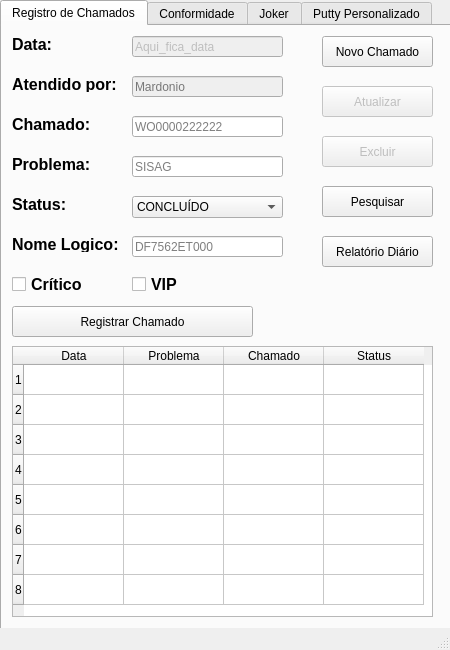
<?xml version="1.0" encoding="UTF-8"?>
<ui version="4.0">
 <class>Tela_principal</class>
 <widget class="QMainWindow" name="Tela_principal">
  <property name="enabled">
   <bool>true</bool>
  </property>
  <property name="geometry">
   <rect>
    <x>0</x>
    <y>0</y>
    <width>450</width>
    <height>650</height>
   </rect>
  </property>
  <property name="maximumSize">
   <size>
    <width>455</width>
    <height>650</height>
   </size>
  </property>
  <property name="windowTitle">
   <string>RECA</string>
  </property>
  <property name="windowIcon">
   <iconset>
    <normaloff>icon.ico</normaloff>icon.ico</iconset>
  </property>
  <widget class="QWidget" name="centralwidget">
   <widget class="QTabWidget" name="Joker">
    <property name="enabled">
     <bool>true</bool>
    </property>
    <property name="geometry">
     <rect>
      <x>0</x>
      <y>0</y>
      <width>650</width>
      <height>691</height>
     </rect>
    </property>
    <property name="maximumSize">
     <size>
      <width>650</width>
      <height>16777215</height>
     </size>
    </property>
    <property name="currentIndex">
     <number>0</number>
    </property>
    <widget class="QWidget" name="registro_chamados">
     <attribute name="title">
      <string>Registro de Chamados</string>
     </attribute>
     <widget class="QLabel" name="label_8">
      <property name="geometry">
       <rect>
        <x>10</x>
        <y>210</y>
        <width>121</width>
        <height>16</height>
       </rect>
      </property>
      <property name="font">
       <font>
        <family>Arial</family>
        <pointsize>12</pointsize>
        <weight>75</weight>
        <bold>true</bold>
       </font>
      </property>
      <property name="text">
       <string>Nome Logico:</string>
      </property>
      <property name="buddy">
       <cstring>input_nomeLogico</cstring>
      </property>
     </widget>
     <widget class="QLabel" name="label_9">
      <property name="geometry">
       <rect>
        <x>10</x>
        <y>10</y>
        <width>81</width>
        <height>16</height>
       </rect>
      </property>
      <property name="font">
       <font>
        <family>Arial</family>
        <pointsize>12</pointsize>
        <weight>75</weight>
        <bold>true</bold>
       </font>
      </property>
      <property name="text">
       <string>Data:</string>
      </property>
      <property name="buddy">
       <cstring>input_data</cstring>
      </property>
     </widget>
     <widget class="QCheckBox" name="check_critico">
      <property name="geometry">
       <rect>
        <x>10</x>
        <y>250</y>
        <width>101</width>
        <height>17</height>
       </rect>
      </property>
      <property name="font">
       <font>
        <pointsize>12</pointsize>
        <weight>75</weight>
        <bold>true</bold>
       </font>
      </property>
      <property name="text">
       <string>Crítico</string>
      </property>
      <property name="checkable">
       <bool>true</bool>
      </property>
      <property name="checked">
       <bool>false</bool>
      </property>
      <property name="tristate">
       <bool>false</bool>
      </property>
     </widget>
     <widget class="QPushButton" name="buttonAtualizar">
      <property name="enabled">
       <bool>false</bool>
      </property>
      <property name="geometry">
       <rect>
        <x>320</x>
        <y>60</y>
        <width>111</width>
        <height>31</height>
       </rect>
      </property>
      <property name="text">
       <string>Atualizar</string>
      </property>
     </widget>
     <widget class="QLineEdit" name="input_atendente">
      <property name="enabled">
       <bool>false</bool>
      </property>
      <property name="geometry">
       <rect>
        <x>130</x>
        <y>50</y>
        <width>151</width>
        <height>21</height>
       </rect>
      </property>
      <property name="placeholderText">
       <string>Mardonio</string>
      </property>
     </widget>
     <widget class="QLabel" name="label_10">
      <property name="geometry">
       <rect>
        <x>10</x>
        <y>50</y>
        <width>121</width>
        <height>16</height>
       </rect>
      </property>
      <property name="font">
       <font>
        <family>Arial</family>
        <pointsize>12</pointsize>
        <weight>75</weight>
        <bold>true</bold>
       </font>
      </property>
      <property name="text">
       <string>Atendido por:</string>
      </property>
      <property name="buddy">
       <cstring>input_atendente</cstring>
      </property>
     </widget>
     <widget class="QLineEdit" name="input_nomeLogico">
      <property name="geometry">
       <rect>
        <x>130</x>
        <y>210</y>
        <width>151</width>
        <height>21</height>
       </rect>
      </property>
      <property name="readOnly">
       <bool>false</bool>
      </property>
      <property name="placeholderText">
       <string>DF7562ET000</string>
      </property>
     </widget>
     <widget class="QLabel" name="label_11">
      <property name="geometry">
       <rect>
        <x>10</x>
        <y>90</y>
        <width>81</width>
        <height>16</height>
       </rect>
      </property>
      <property name="font">
       <font>
        <family>Arial</family>
        <pointsize>12</pointsize>
        <weight>75</weight>
        <bold>true</bold>
       </font>
      </property>
      <property name="text">
       <string>Chamado:</string>
      </property>
      <property name="buddy">
       <cstring>input_chamado</cstring>
      </property>
     </widget>
     <widget class="QLineEdit" name="input_problema_2">
      <property name="geometry">
       <rect>
        <x>130</x>
        <y>130</y>
        <width>151</width>
        <height>21</height>
       </rect>
      </property>
      <property name="text">
       <string/>
      </property>
      <property name="readOnly">
       <bool>false</bool>
      </property>
      <property name="placeholderText">
       <string>SISAG</string>
      </property>
     </widget>
     <widget class="QPushButton" name="buttonPesquisar">
      <property name="enabled">
       <bool>true</bool>
      </property>
      <property name="geometry">
       <rect>
        <x>320</x>
        <y>160</y>
        <width>111</width>
        <height>31</height>
       </rect>
      </property>
      <property name="text">
       <string>Pesquisar</string>
      </property>
     </widget>
     <widget class="QLabel" name="label_12">
      <property name="geometry">
       <rect>
        <x>10</x>
        <y>130</y>
        <width>81</width>
        <height>16</height>
       </rect>
      </property>
      <property name="font">
       <font>
        <family>Arial</family>
        <pointsize>12</pointsize>
        <weight>75</weight>
        <bold>true</bold>
       </font>
      </property>
      <property name="text">
       <string>Problema: </string>
      </property>
      <property name="buddy">
       <cstring>input_problema_2</cstring>
      </property>
     </widget>
     <widget class="QLineEdit" name="input_data">
      <property name="enabled">
       <bool>false</bool>
      </property>
      <property name="geometry">
       <rect>
        <x>130</x>
        <y>10</y>
        <width>151</width>
        <height>21</height>
       </rect>
      </property>
      <property name="text">
       <string>Aqui_fica_data</string>
      </property>
      <property name="placeholderText">
       <string>23/03/2018</string>
      </property>
     </widget>
     <widget class="QLineEdit" name="input_chamado">
      <property name="geometry">
       <rect>
        <x>130</x>
        <y>90</y>
        <width>151</width>
        <height>21</height>
       </rect>
      </property>
      <property name="readOnly">
       <bool>false</bool>
      </property>
      <property name="placeholderText">
       <string>WO0000222222</string>
      </property>
     </widget>
     <widget class="QCheckBox" name="check_vip">
      <property name="geometry">
       <rect>
        <x>130</x>
        <y>250</y>
        <width>70</width>
        <height>17</height>
       </rect>
      </property>
      <property name="font">
       <font>
        <pointsize>12</pointsize>
        <weight>75</weight>
        <bold>true</bold>
       </font>
      </property>
      <property name="text">
       <string>VIP</string>
      </property>
      <property name="checked">
       <bool>false</bool>
      </property>
     </widget>
     <widget class="QPushButton" name="buttonNovoChamado">
      <property name="geometry">
       <rect>
        <x>320</x>
        <y>10</y>
        <width>111</width>
        <height>31</height>
       </rect>
      </property>
      <property name="text">
       <string>Novo Chamado</string>
      </property>
     </widget>
     <widget class="QLabel" name="label_13">
      <property name="geometry">
       <rect>
        <x>10</x>
        <y>170</y>
        <width>81</width>
        <height>16</height>
       </rect>
      </property>
      <property name="font">
       <font>
        <family>Arial</family>
        <pointsize>12</pointsize>
        <weight>75</weight>
        <bold>true</bold>
       </font>
      </property>
      <property name="text">
       <string>Status:</string>
      </property>
      <property name="buddy">
       <cstring>box_status</cstring>
      </property>
     </widget>
     <widget class="QPushButton" name="buttonExcluir">
      <property name="enabled">
       <bool>false</bool>
      </property>
      <property name="geometry">
       <rect>
        <x>320</x>
        <y>110</y>
        <width>111</width>
        <height>31</height>
       </rect>
      </property>
      <property name="text">
       <string>Excluir</string>
      </property>
     </widget>
     <widget class="QComboBox" name="box_status">
      <property name="geometry">
       <rect>
        <x>130</x>
        <y>170</y>
        <width>151</width>
        <height>22</height>
       </rect>
      </property>
      <property name="currentText">
       <string>CONCLUÍDO</string>
      </property>
      <item>
       <property name="text">
        <string>CONCLUÍDO</string>
       </property>
      </item>
      <item>
       <property name="text">
        <string>GITEC</string>
       </property>
      </item>
      <item>
       <property name="text">
        <string>CAIXA</string>
       </property>
      </item>
     </widget>
     <widget class="QPushButton" name="buttonRelatorio_pessoal">
      <property name="geometry">
       <rect>
        <x>320</x>
        <y>210</y>
        <width>111</width>
        <height>31</height>
       </rect>
      </property>
      <property name="text">
       <string>Relatório Diário</string>
      </property>
     </widget>
     <widget class="QPushButton" name="buttonRegistrarChamado">
      <property name="geometry">
       <rect>
        <x>10</x>
        <y>280</y>
        <width>241</width>
        <height>31</height>
       </rect>
      </property>
      <property name="text">
       <string>Registrar Chamado</string>
      </property>
     </widget>
     <widget class="QLineEdit" name="input_id">
      <property name="enabled">
       <bool>false</bool>
      </property>
      <property name="geometry">
       <rect>
        <x>860</x>
        <y>10</y>
        <width>113</width>
        <height>20</height>
       </rect>
      </property>
     </widget>
     <widget class="QLabel" name="label_15">
      <property name="geometry">
       <rect>
        <x>840</x>
        <y>10</y>
        <width>81</width>
        <height>16</height>
       </rect>
      </property>
      <property name="font">
       <font>
        <family>Arial</family>
        <pointsize>12</pointsize>
        <weight>75</weight>
        <bold>true</bold>
       </font>
      </property>
      <property name="text">
       <string>Id:</string>
      </property>
      <property name="buddy">
       <cstring>input_id</cstring>
      </property>
     </widget>
     <widget class="QTableWidget" name="tableWidget">
      <property name="geometry">
       <rect>
        <x>10</x>
        <y>320</y>
        <width>421</width>
        <height>271</height>
       </rect>
      </property>
      <property name="rowCount">
       <number>8</number>
      </property>
      <property name="columnCount">
       <number>4</number>
      </property>
      <row/>
      <row/>
      <row/>
      <row/>
      <row/>
      <row/>
      <row/>
      <row/>
      <column>
       <property name="text">
        <string>Data</string>
       </property>
      </column>
      <column>
       <property name="text">
        <string>Problema</string>
       </property>
      </column>
      <column>
       <property name="text">
        <string>Chamado</string>
       </property>
      </column>
      <column>
       <property name="text">
        <string>Status</string>
       </property>
      </column>
     </widget>
    </widget>
    <widget class="QWidget" name="conformidade">
     <attribute name="title">
      <string>Conformidade</string>
     </attribute>
     <widget class="QLineEdit" name="input_Usuario">
      <property name="geometry">
       <rect>
        <x>180</x>
        <y>160</y>
        <width>151</width>
        <height>21</height>
       </rect>
      </property>
      <property name="placeholderText">
       <string>Fulano</string>
      </property>
     </widget>
     <widget class="QLabel" name="label_2">
      <property name="geometry">
       <rect>
        <x>90</x>
        <y>120</y>
        <width>81</width>
        <height>16</height>
       </rect>
      </property>
      <property name="font">
       <font>
        <family>Arial</family>
        <pointsize>12</pointsize>
        <weight>75</weight>
        <bold>true</bold>
       </font>
      </property>
      <property name="text">
       <string>Matrícula:</string>
      </property>
      <property name="buddy">
       <cstring>input_Matricula</cstring>
      </property>
     </widget>
     <widget class="QLabel" name="label_6">
      <property name="geometry">
       <rect>
        <x>90</x>
        <y>280</y>
        <width>81</width>
        <height>16</height>
       </rect>
      </property>
      <property name="font">
       <font>
        <family>Arial</family>
        <pointsize>12</pointsize>
        <weight>75</weight>
        <bold>true</bold>
       </font>
      </property>
      <property name="text">
       <string>Servidor:</string>
      </property>
      <property name="buddy">
       <cstring>input_Servidor</cstring>
      </property>
     </widget>
     <widget class="QLabel" name="label_7">
      <property name="geometry">
       <rect>
        <x>90</x>
        <y>320</y>
        <width>151</width>
        <height>16</height>
       </rect>
      </property>
      <property name="font">
       <font>
        <family>Arial</family>
        <pointsize>12</pointsize>
        <weight>75</weight>
        <bold>true</bold>
       </font>
      </property>
      <property name="text">
       <string>Mensagem de Erro:</string>
      </property>
     </widget>
     <widget class="QLabel" name="label_3">
      <property name="geometry">
       <rect>
        <x>90</x>
        <y>160</y>
        <width>81</width>
        <height>16</height>
       </rect>
      </property>
      <property name="font">
       <font>
        <family>Arial</family>
        <pointsize>12</pointsize>
        <weight>75</weight>
        <bold>true</bold>
       </font>
      </property>
      <property name="text">
       <string>Usuário:</string>
      </property>
      <property name="buddy">
       <cstring>input_Usuario</cstring>
      </property>
     </widget>
     <widget class="QLineEdit" name="input_Matricula">
      <property name="geometry">
       <rect>
        <x>180</x>
        <y>120</y>
        <width>151</width>
        <height>21</height>
       </rect>
      </property>
      <property name="placeholderText">
       <string>Cxxxxxx</string>
      </property>
     </widget>
     <widget class="QPushButton" name="buttonEnviarEmail">
      <property name="geometry">
       <rect>
        <x>90</x>
        <y>470</y>
        <width>241</width>
        <height>31</height>
       </rect>
      </property>
      <property name="text">
       <string>Enviar Email</string>
      </property>
     </widget>
     <widget class="QLabel" name="label">
      <property name="geometry">
       <rect>
        <x>90</x>
        <y>80</y>
        <width>81</width>
        <height>16</height>
       </rect>
      </property>
      <property name="font">
       <font>
        <family>Arial</family>
        <pointsize>12</pointsize>
        <weight>75</weight>
        <bold>true</bold>
       </font>
      </property>
      <property name="text">
       <string>Problema: </string>
      </property>
      <property name="buddy">
       <cstring>input_problema</cstring>
      </property>
     </widget>
     <widget class="QLineEdit" name="input_Unidade">
      <property name="geometry">
       <rect>
        <x>180</x>
        <y>240</y>
        <width>151</width>
        <height>21</height>
       </rect>
      </property>
      <property name="placeholderText">
       <string>Agencia Planalto, 0002</string>
      </property>
     </widget>
     <widget class="QLineEdit" name="input_problema">
      <property name="geometry">
       <rect>
        <x>180</x>
        <y>80</y>
        <width>151</width>
        <height>21</height>
       </rect>
      </property>
      <property name="placeholderText">
       <string>ERRO 32</string>
      </property>
     </widget>
     <widget class="QLineEdit" name="input_Servidor">
      <property name="geometry">
       <rect>
        <x>180</x>
        <y>280</y>
        <width>151</width>
        <height>21</height>
       </rect>
      </property>
      <property name="text">
       <string/>
      </property>
      <property name="placeholderText">
       <string>DF0002NT002</string>
      </property>
     </widget>
     <widget class="QLabel" name="label_4">
      <property name="geometry">
       <rect>
        <x>90</x>
        <y>200</y>
        <width>81</width>
        <height>16</height>
       </rect>
      </property>
      <property name="font">
       <font>
        <family>Arial</family>
        <pointsize>12</pointsize>
        <weight>75</weight>
        <bold>true</bold>
       </font>
      </property>
      <property name="text">
       <string>Chamado:</string>
      </property>
      <property name="buddy">
       <cstring>input_Chamado</cstring>
      </property>
     </widget>
     <widget class="QLabel" name="label_5">
      <property name="geometry">
       <rect>
        <x>90</x>
        <y>240</y>
        <width>81</width>
        <height>16</height>
       </rect>
      </property>
      <property name="font">
       <font>
        <family>Arial</family>
        <pointsize>12</pointsize>
        <weight>75</weight>
        <bold>true</bold>
       </font>
      </property>
      <property name="text">
       <string>Unidade:</string>
      </property>
      <property name="buddy">
       <cstring>input_Unidade</cstring>
      </property>
     </widget>
     <widget class="QLineEdit" name="input_Chamado">
      <property name="geometry">
       <rect>
        <x>180</x>
        <y>200</y>
        <width>151</width>
        <height>21</height>
       </rect>
      </property>
      <property name="text">
       <string/>
      </property>
      <property name="placeholderText">
       <string>WO00000055525</string>
      </property>
     </widget>
     <widget class="QPlainTextEdit" name="input_Mensagem_de_erro">
      <property name="geometry">
       <rect>
        <x>90</x>
        <y>350</y>
        <width>241</width>
        <height>111</height>
       </rect>
      </property>
      <property name="placeholderText">
       <string>Erro invoking Method, failed.</string>
      </property>
     </widget>
     <widget class="Line" name="line">
      <property name="geometry">
       <rect>
        <x>40</x>
        <y>60</y>
        <width>20</width>
        <height>471</height>
       </rect>
      </property>
      <property name="orientation">
       <enum>Qt::Vertical</enum>
      </property>
     </widget>
     <widget class="Line" name="line_2">
      <property name="geometry">
       <rect>
        <x>360</x>
        <y>60</y>
        <width>20</width>
        <height>471</height>
       </rect>
      </property>
      <property name="orientation">
       <enum>Qt::Vertical</enum>
      </property>
     </widget>
     <widget class="Line" name="line_3">
      <property name="geometry">
       <rect>
        <x>50</x>
        <y>520</y>
        <width>321</width>
        <height>20</height>
       </rect>
      </property>
      <property name="orientation">
       <enum>Qt::Horizontal</enum>
      </property>
     </widget>
     <widget class="Line" name="line_4">
      <property name="geometry">
       <rect>
        <x>50</x>
        <y>50</y>
        <width>321</width>
        <height>20</height>
       </rect>
      </property>
      <property name="font">
       <font>
        <pointsize>20</pointsize>
        <weight>75</weight>
        <bold>true</bold>
       </font>
      </property>
      <property name="orientation">
       <enum>Qt::Horizontal</enum>
      </property>
     </widget>
    </widget>
    <widget class="QWidget" name="joker">
     <property name="enabled">
      <bool>true</bool>
     </property>
     <attribute name="title">
      <string>Joker</string>
     </attribute>
     <widget class="QGroupBox" name="groupBox_2">
      <property name="geometry">
       <rect>
        <x>90</x>
        <y>120</y>
        <width>241</width>
        <height>291</height>
       </rect>
      </property>
      <property name="title">
       <string>CMD</string>
      </property>
      <widget class="QLabel" name="label_18">
       <property name="geometry">
        <rect>
         <x>20</x>
         <y>90</y>
         <width>101</width>
         <height>16</height>
        </rect>
       </property>
       <property name="font">
        <font>
         <pointsize>10</pointsize>
         <weight>75</weight>
         <bold>true</bold>
        </font>
       </property>
       <property name="text">
        <string>Nome Lógico:</string>
       </property>
      </widget>
      <widget class="QPushButton" name="buttonReiniciar">
       <property name="enabled">
        <bool>true</bool>
       </property>
       <property name="geometry">
        <rect>
         <x>20</x>
         <y>130</y>
         <width>91</width>
         <height>23</height>
        </rect>
       </property>
       <property name="text">
        <string>Reiniciar Estacao</string>
       </property>
      </widget>
      <widget class="QLabel" name="labelStatus">
       <property name="geometry">
        <rect>
         <x>20</x>
         <y>250</y>
         <width>211</width>
         <height>16</height>
        </rect>
       </property>
       <property name="text">
        <string>status...</string>
       </property>
      </widget>
      <widget class="QPushButton" name="buttonSerialNumber">
       <property name="geometry">
        <rect>
         <x>130</x>
         <y>170</y>
         <width>91</width>
         <height>23</height>
        </rect>
       </property>
       <property name="text">
        <string>Serial Number</string>
       </property>
      </widget>
      <widget class="QLineEdit" name="inputUsuario">
       <property name="geometry">
        <rect>
         <x>110</x>
         <y>30</y>
         <width>111</width>
         <height>20</height>
        </rect>
       </property>
       <property name="inputMethodHints">
        <set>Qt::ImhNone</set>
       </property>
       <property name="placeholderText">
        <string>Axxxxx</string>
       </property>
      </widget>
      <widget class="QPushButton" name="buttonCopiaSisag">
       <property name="enabled">
        <bool>true</bool>
       </property>
       <property name="geometry">
        <rect>
         <x>130</x>
         <y>130</y>
         <width>91</width>
         <height>23</height>
        </rect>
       </property>
       <property name="text">
        <string>Copia SISAG EO</string>
       </property>
      </widget>
      <widget class="QLineEdit" name="inputNomeLogico">
       <property name="geometry">
        <rect>
         <x>110</x>
         <y>90</y>
         <width>111</width>
         <height>20</height>
        </rect>
       </property>
       <property name="placeholderText">
        <string>DF7562ET000</string>
       </property>
      </widget>
      <widget class="QLabel" name="label_19">
       <property name="geometry">
        <rect>
         <x>20</x>
         <y>30</y>
         <width>101</width>
         <height>16</height>
        </rect>
       </property>
       <property name="font">
        <font>
         <pointsize>10</pointsize>
         <weight>75</weight>
         <bold>true</bold>
        </font>
       </property>
       <property name="text">
        <string>Usuário:</string>
       </property>
      </widget>
      <widget class="QLineEdit" name="inputSenha">
       <property name="geometry">
        <rect>
         <x>110</x>
         <y>60</y>
         <width>111</width>
         <height>20</height>
        </rect>
       </property>
       <property name="inputMask">
        <string/>
       </property>
       <property name="text">
        <string/>
       </property>
       <property name="echoMode">
        <enum>QLineEdit::Password</enum>
       </property>
       <property name="placeholderText">
        <string>*******</string>
       </property>
      </widget>
      <widget class="QLabel" name="label_20">
       <property name="geometry">
        <rect>
         <x>20</x>
         <y>60</y>
         <width>101</width>
         <height>16</height>
        </rect>
       </property>
       <property name="font">
        <font>
         <pointsize>10</pointsize>
         <weight>75</weight>
         <bold>true</bold>
        </font>
       </property>
       <property name="text">
        <string>Senha:</string>
       </property>
      </widget>
      <widget class="QPushButton" name="buttonMSTSC">
       <property name="geometry">
        <rect>
         <x>20</x>
         <y>170</y>
         <width>91</width>
         <height>23</height>
        </rect>
       </property>
       <property name="text">
        <string>MSTSC</string>
       </property>
      </widget>
      <widget class="QPushButton" name="buttonProgramas">
       <property name="geometry">
        <rect>
         <x>20</x>
         <y>210</y>
         <width>201</width>
         <height>23</height>
        </rect>
       </property>
       <property name="text">
        <string>Programas</string>
       </property>
      </widget>
     </widget>
    </widget>
    <widget class="QWidget" name="putty_personalizado">
     <property name="enabled">
      <bool>true</bool>
     </property>
     <attribute name="title">
      <string>Putty Personalizado</string>
     </attribute>
     <widget class="QGroupBox" name="groupBox">
      <property name="geometry">
       <rect>
        <x>60</x>
        <y>140</y>
        <width>281</width>
        <height>191</height>
       </rect>
      </property>
      <property name="title">
       <string>Putty</string>
      </property>
      <widget class="QLineEdit" name="senhaPutty">
       <property name="geometry">
        <rect>
         <x>150</x>
         <y>30</y>
         <width>113</width>
         <height>20</height>
        </rect>
       </property>
       <property name="echoMode">
        <enum>QLineEdit::Password</enum>
       </property>
      </widget>
      <widget class="QLineEdit" name="nomeLogicoPutty">
       <property name="geometry">
        <rect>
         <x>150</x>
         <y>60</y>
         <width>113</width>
         <height>20</height>
        </rect>
       </property>
      </widget>
      <widget class="QPushButton" name="buttonConectarEF">
       <property name="geometry">
        <rect>
         <x>20</x>
         <y>100</y>
         <width>111</width>
         <height>23</height>
        </rect>
       </property>
       <property name="text">
        <string>Conectar EF</string>
       </property>
      </widget>
      <widget class="QPushButton" name="buttonConectarEC">
       <property name="geometry">
        <rect>
         <x>154</x>
         <y>100</y>
         <width>111</width>
         <height>23</height>
        </rect>
       </property>
       <property name="text">
        <string>Conectar EC</string>
       </property>
      </widget>
      <widget class="QLabel" name="label_14">
       <property name="geometry">
        <rect>
         <x>20</x>
         <y>30</y>
         <width>121</width>
         <height>16</height>
        </rect>
       </property>
       <property name="font">
        <font>
         <family>Arial</family>
         <pointsize>12</pointsize>
         <weight>75</weight>
         <bold>true</bold>
        </font>
       </property>
       <property name="text">
        <string>Senha padrão:</string>
       </property>
       <property name="buddy">
        <cstring>input_data</cstring>
       </property>
      </widget>
      <widget class="QLabel" name="label_16">
       <property name="geometry">
        <rect>
         <x>20</x>
         <y>60</y>
         <width>121</width>
         <height>16</height>
        </rect>
       </property>
       <property name="font">
        <font>
         <family>Arial</family>
         <pointsize>12</pointsize>
         <weight>75</weight>
         <bold>true</bold>
        </font>
       </property>
       <property name="text">
        <string>Nome lógico:</string>
       </property>
       <property name="buddy">
        <cstring>input_data</cstring>
       </property>
      </widget>
      <widget class="QLabel" name="label_17">
       <property name="geometry">
        <rect>
         <x>20</x>
         <y>150</y>
         <width>151</width>
         <height>16</height>
        </rect>
       </property>
       <property name="text">
        <string>nome_logico</string>
       </property>
      </widget>
     </widget>
    </widget>
   </widget>
  </widget>
  <widget class="QStatusBar" name="statusbar">
   <property name="statusTip">
    <string>Desenvolvido por: Mardonio S Costa - P772920</string>
   </property>
  </widget>
 </widget>
 <tabstops>
  <tabstop>input_chamado</tabstop>
  <tabstop>input_problema_2</tabstop>
  <tabstop>box_status</tabstop>
  <tabstop>input_nomeLogico</tabstop>
  <tabstop>check_critico</tabstop>
  <tabstop>check_vip</tabstop>
  <tabstop>buttonRegistrarChamado</tabstop>
  <tabstop>buttonNovoChamado</tabstop>
  <tabstop>buttonAtualizar</tabstop>
  <tabstop>buttonExcluir</tabstop>
  <tabstop>buttonPesquisar</tabstop>
  <tabstop>buttonRelatorio_pessoal</tabstop>
  <tabstop>tableWidget</tabstop>
  <tabstop>input_problema</tabstop>
  <tabstop>input_Matricula</tabstop>
  <tabstop>input_Usuario</tabstop>
  <tabstop>input_Chamado</tabstop>
  <tabstop>input_Unidade</tabstop>
  <tabstop>input_Servidor</tabstop>
  <tabstop>input_Mensagem_de_erro</tabstop>
  <tabstop>buttonEnviarEmail</tabstop>
  <tabstop>inputUsuario</tabstop>
  <tabstop>inputSenha</tabstop>
  <tabstop>inputNomeLogico</tabstop>
  <tabstop>buttonReiniciar</tabstop>
  <tabstop>buttonCopiaSisag</tabstop>
  <tabstop>buttonMSTSC</tabstop>
  <tabstop>buttonSerialNumber</tabstop>
  <tabstop>senhaPutty</tabstop>
  <tabstop>nomeLogicoPutty</tabstop>
  <tabstop>buttonConectarEF</tabstop>
  <tabstop>buttonConectarEC</tabstop>
  <tabstop>Joker</tabstop>
  <tabstop>input_atendente</tabstop>
  <tabstop>input_data</tabstop>
  <tabstop>input_id</tabstop>
 </tabstops>
 <resources/>
 <connections>
  <connection>
   <sender>nomeLogicoPutty</sender>
   <signal>textChanged(QString)</signal>
   <receiver>label_17</receiver>
   <slot>setText(QString)</slot>
   <hints>
    <hint type="sourcelabel">
     <x>237</x>
     <y>222</y>
    </hint>
    <hint type="destinationlabel">
     <x>127</x>
     <y>343</y>
    </hint>
   </hints>
  </connection>
  <connection>
   <sender>buttonNovoChamado</sender>
   <signal>clicked()</signal>
   <receiver>input_chamado</receiver>
   <slot>clear()</slot>
   <hints>
    <hint type="sourcelabel">
     <x>350</x>
     <y>44</y>
    </hint>
    <hint type="destinationlabel">
     <x>251</x>
     <y>130</y>
    </hint>
   </hints>
  </connection>
  <connection>
   <sender>buttonNovoChamado</sender>
   <signal>clicked()</signal>
   <receiver>input_problema_2</receiver>
   <slot>clear()</slot>
   <hints>
    <hint type="sourcelabel">
     <x>376</x>
     <y>39</y>
    </hint>
    <hint type="destinationlabel">
     <x>255</x>
     <y>160</y>
    </hint>
   </hints>
  </connection>
  <connection>
   <sender>buttonNovoChamado</sender>
   <signal>clicked()</signal>
   <receiver>input_nomeLogico</receiver>
   <slot>clear()</slot>
   <hints>
    <hint type="sourcelabel">
     <x>398</x>
     <y>48</y>
    </hint>
    <hint type="destinationlabel">
     <x>244</x>
     <y>242</y>
    </hint>
   </hints>
  </connection>
  <connection>
   <sender>buttonNovoChamado</sender>
   <signal>clicked(bool)</signal>
   <receiver>check_critico</receiver>
   <slot>setChecked(bool)</slot>
   <hints>
    <hint type="sourcelabel">
     <x>335</x>
     <y>45</y>
    </hint>
    <hint type="destinationlabel">
     <x>29</x>
     <y>282</y>
    </hint>
   </hints>
  </connection>
  <connection>
   <sender>buttonNovoChamado</sender>
   <signal>clicked(bool)</signal>
   <receiver>check_vip</receiver>
   <slot>setChecked(bool)</slot>
   <hints>
    <hint type="sourcelabel">
     <x>420</x>
     <y>48</y>
    </hint>
    <hint type="destinationlabel">
     <x>143</x>
     <y>285</y>
    </hint>
   </hints>
  </connection>
  <connection>
   <sender>buttonConectarEF</sender>
   <signal>clicked()</signal>
   <receiver>label_17</receiver>
   <slot>clear()</slot>
   <hints>
    <hint type="sourcelabel">
     <x>172</x>
     <y>273</y>
    </hint>
    <hint type="destinationlabel">
     <x>201</x>
     <y>351</y>
    </hint>
   </hints>
  </connection>
  <connection>
   <sender>buttonConectarEC</sender>
   <signal>clicked()</signal>
   <receiver>label_17</receiver>
   <slot>clear()</slot>
   <hints>
    <hint type="sourcelabel">
     <x>280</x>
     <y>275</y>
    </hint>
    <hint type="destinationlabel">
     <x>149</x>
     <y>346</y>
    </hint>
   </hints>
  </connection>
  <connection>
   <sender>inputNomeLogico</sender>
   <signal>textEdited(QString)</signal>
   <receiver>labelStatus</receiver>
   <slot>setText(QString)</slot>
   <hints>
    <hint type="sourcelabel">
     <x>248</x>
     <y>244</y>
    </hint>
    <hint type="destinationlabel">
     <x>141</x>
     <y>406</y>
    </hint>
   </hints>
  </connection>
 </connections>
</ui>
